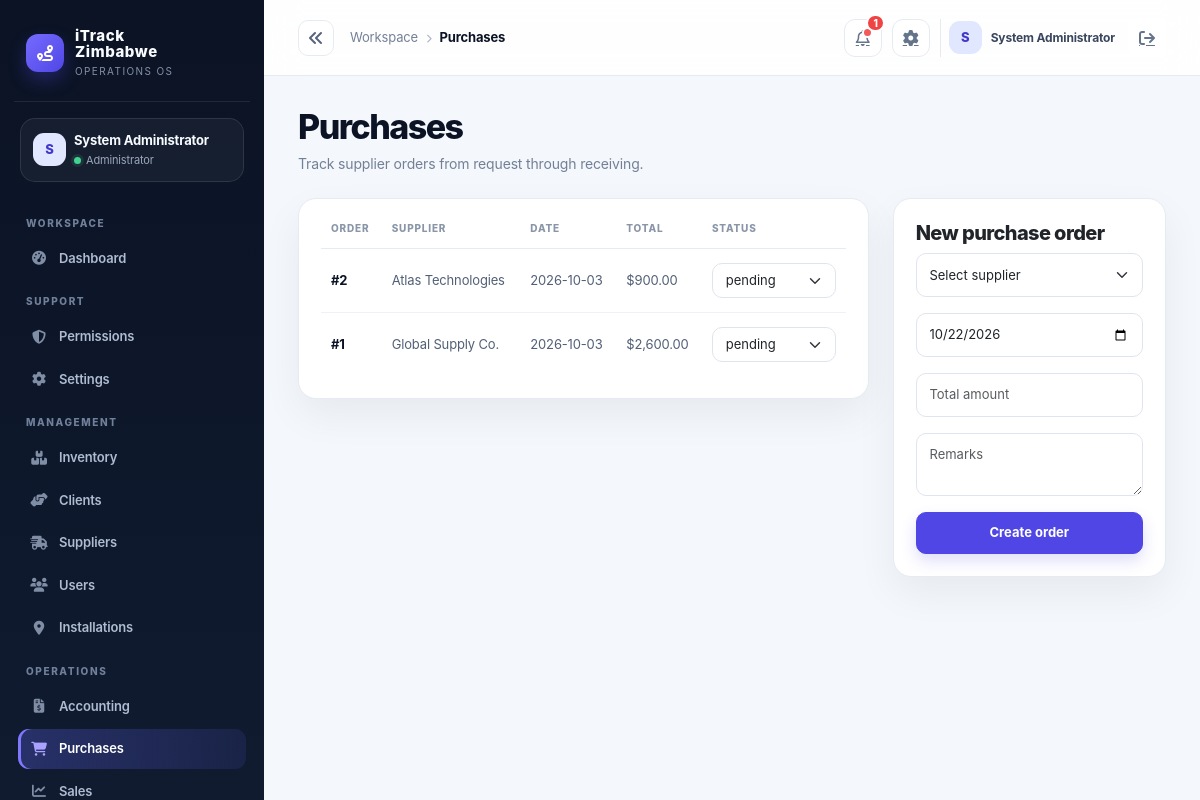
The app's page /index.php?controller=purchases (signed in) with its own data.
### tables this page shows
CREATE TABLE IF NOT EXISTS purchase_orders (
  id INT AUTO_INCREMENT PRIMARY KEY,
  supplier_id INT NULL,
  ordered_by INT NULL,
  order_date DATE NOT NULL DEFAULT CURRENT_DATE,
  status VARCHAR(50) NOT NULL DEFAULT 'pending',
  total_amount DECIMAL(14,2) NOT NULL DEFAULT 0.00,
  remarks TEXT,
  created_at TIMESTAMP DEFAULT CURRENT_TIMESTAMP,
  FOREIGN KEY (supplier_id) REFERENCES suppliers(id) ON DELETE SET NULL,
  FOREIGN KEY (ordered_by) REFERENCES users(id) ON DELETE SET NULL
);

CREATE TABLE IF NOT EXISTS suppliers (
  id INT AUTO_INCREMENT PRIMARY KEY,
  company_name VARCHAR(150) NOT NULL,
  contact_name VARCHAR(150),
  email VARCHAR(150),
  phone VARCHAR(50),
  address TEXT,
  status VARCHAR(20) NOT NULL DEFAULT 'active',
  created_at TIMESTAMP DEFAULT CURRENT_TIMESTAMP
);

### app/controllers/PurchasesController.php (called while the page is built, shortened)
<?php
class PurchasesController extends Controller {
 private PurchaseOrder $model; private Supplier $suppliers;
 public function __construct(){ $this->model=new PurchaseOrder(); $this->suppliers=new Supplier(); }
 public function index(): void { $this->requireModuleAccess('purchases', ['Administrator','Procurement Officer','Store Officer']); $this->view('purchases/index',['title'=>'Purchases','orders'=>$this->model->all(),'suppliers'=>$this->suppliers->all(),'error'=>$_SESSION['flash_error']??null]); unset($_SESSION['flash_error']); }
}

### public/index.php (called while the page is built, shortened)
<?php
$uri = $_SERVER['REQUEST_URI'] ?? '/';
$controllerKey = $_GET['controller'] ?? null;
$actionKey = $_GET['action'] ?? null;
$route = $controllerKey ? [
    'controller' => ucfirst($controllerKey) . 'Controller',
    'action' => $actionKey ?? 'index',
] : Router::route($uri);
$actionName = $route['action'];
$controller = new $controllerName();
$controller->$actionName();

### app/core/Model.php (called while the page is built, shortened)
<?php
require_once dirname(__DIR__) . '/config/database.php';
abstract class Model
{
    protected PDO $db;
    public function __construct()
    {
        $this->db = Database::getInstance();
    }
    protected function fetchAll(string $sql, array $params = []): array
    {
        $stmt = $this->db->prepare($sql);
        $stmt->execute($params);
        return $stmt->fetchAll();
    }
    protected function execute(string $sql, array $params = []): int
    {
        $stmt = $this->db->prepare($sql);
        $stmt->execute($params);
        return $stmt->rowCount();
    }
}

### app/config/env.php (called while the page is built, shortened)
<?php
function loadEnv(): array
{
    static $loaded = null;
    if ($loaded !== null) {
        return $loaded;
    }
    $loaded = [];
    $envPath = dirname(__DIR__, 2) . '/.env';
    if (!is_readable($envPath)) {
        return $loaded;
    }
    return $loaded;
}
function env(string $key, $default = null)
{
    $vars = loadEnv();
    $value = getenv($key);
    return $value !== false ? $value : $default;
}

### app/config/app.php (called while the page is built)
<?php
require_once __DIR__ . '/env.php';
return [
    'app_name' => env('APP_NAME', 'iTrack Zimbabwe'),
    'environment' => strtolower((string) env('APP_ENV', 'development')),
    'db_driver' => strtolower((string) env('DB_DRIVER', 'auto')),
    'db_sqlite_path' => (string) env('DB_SQLITE_PATH', dirname(__DIR__, 2) . '/storage/itrack.sqlite'),
    'allow_registration' => filter_var(env('APP_ALLOW_REGISTRATION', !in_array(strtolower((string) env('APP_ENV', 'development')), ['prod', 'production'], true)), FILTER_VALIDATE_BOOLEAN),
    'session_secure' => filter_var(env('APP_SESSION_SECURE', false), FILTER_VALIDATE_BOOLEAN),
    'mail_from' => env('MAIL_FROM', 'no-reply@localhost'),
    'public_url' => rtrim((string) env('APP_PUBLIC_URL', ''), '/'),
    'debug' => filter_var(env('APP_DEBUG', false), FILTER_VALIDATE_BOOLEAN),
    'base_url' => env('APP_BASE_URL', '/itrack-zimbabwe'),
    'db' => [
        'host' => env('DB_HOST', '127.0.0.1'),
        'port' => env('DB_PORT', '3306'),
        'name' => env('DB_NAME', 'itrack_zimbabwe'),
        'user' => env('DB_USER', 'root'),
        'pass' => env('DB_PASS', ''),
    ],
    'session_name' => env('SESSION_NAME', 'itrack_session'),
    'csrf_token_name' => env('CSRF_TOKEN_NAME', 'csrf_token'),
    'upload_dir' => env('UPLOAD_DIR', dirname(__DIR__, 1) . '/uploads'),
    'openrouter_api_key' => env('OPENROUTER_API_KEY', ''),
    'openrouter_model' => env('OPENROUTER_MODEL', 'openrouter/free'),
];

### app/config/database.php (called while the page is built, shortened)
<?php
require_once dirname(__DIR__) . '/config/app.php';
class Database
{
    private static ?PDO $instance = null;
    public static function getInstance(): PDO
    {
        if (self::$instance === null) {
            $config = require dirname(__DIR__) . '/config/app.php';
            $mysqlEnabled = extension_loaded('pdo_mysql');
            if ($config['db_driver'] === 'sqlite') {
                self::$instance = self::createSqliteInstance($config);
            } elseif ($config['db_driver'] === 'mysql' || ($config['db_driver'] === 'auto' && $mysqlEnabled)) {
                try {
                    $dsn = sprintf('mysql:host=%s;port=%s;dbname=%s;charset=utf8mb4', $config['db']['host'], $config['db']['port'], $config['db']['name']);
                    self::$instance = new PDO($dsn, $config['db']['user'], $config['db']['pass'], [
                        PDO::ATTR_ERRMODE => PDO::ERRMODE_EXCEPTION,
                        PDO::ATTR_DEFAULT_FETCH_MODE => PDO::FETCH_ASSOC,
                        PDO::ATTR_EMULATE_PREPARES => false,
                    ]);
                } catch (PDOException $exception) {
                    if ($config['environment'] === 'production' || $config['db_driver'] === 'mysql') {
                        throw new RuntimeException('Unable to connect to the configured MySQL database.', 0, $exception);
                    }
                    self::$instance = self::createSqliteInstance($config);
                }
            } else {
                if ($config['environment'] === 'production' && $config['db_driver'] !== 'sqlite') {
                    throw new RuntimeException('Production requires DB_DRIVER=mysql or an explicit DB_DRIVER=sqlite configuration.');
                }
                self::$instance = self::createSqliteInstance($config);
            }
        }
        return self::$instance;
    }
}

### app/models/PurchaseOrder.php (called while the page is built, shortened)
<?php
class PurchaseOrder extends ModuleModel {
    public function all(): array { return $this->fetchAll("SELECT po.*, s.company_name AS supplier_name, u.name AS ordered_by_name FROM purchase_orders po LEFT JOIN suppliers s ON s.id=po.supplier_id LEFT JOIN users u ON u.id=po.ordered_by ORDER BY po.id DESC"); }
}

### app/views/purchases/index.php (the view)
<div class="d-flex justify-content-between align-items-start mb-4"><div><h1 class="page-title">Purchases</h1><p class="page-subtitle">Track supplier orders from request through receiving.</p></div></div><div class="row g-4"><div class="col-lg-8"><div class="card"><div class="card-body"><div class="table-responsive"><table class="table align-middle"><thead><tr><th>Order</th><th>Supplier</th><th>Date</th><th>Total</th><th>Status</th></tr></thead><tbody><?php foreach($orders as $order): ?><tr><td>#<?= (int)$order['id'] ?></td><td><?= htmlspecialchars($order['supplier_name']??'Unassigned') ?></td><td><?= htmlspecialchars($order['order_date']) ?></td><td>$<?= number_format((float)$order['total_amount'],2) ?></td><td><form method="post" action="?controller=purchases&action=status" class="d-flex gap-2"><?= $this->csrfField() ?><input type="hidden" name="id" value="<?= (int)$order['id'] ?>"><select name="status" class="form-select form-select-sm" onchange="this.form.submit()"><option <?= $order['status']==='pending'?'selected':'' ?>>pending</option><option <?= $order['status']==='approved'?'selected':'' ?>>approved</option><option <?= $order['status']==='received'?'selected':'' ?>>received</option><option <?= $order['status']==='cancelled'?'selected':'' ?>>cancelled</option></select></form></td></tr><?php endforeach; ?></tbody></table></div></div></div></div><div class="col-lg-4"><div class="card"><div class="card-body"><h5>New purchase order</h5><form method="post" action="?controller=purchases&action=create" class="vstack gap-3"><?= $this->csrfField() ?><select class="form-select" name="supplier_id"><option value="">Select supplier</option><?php foreach($suppliers as $s): ?><option value="<?= (int)$s['id'] ?>"><?= htmlspecialchars($s['company_name']) ?></option><?php endforeach; ?></select><input class="form-control" type="date" name="order_date" value="<?= date('Y-m-d') ?>"><input class="form-control" type="number" step="0.01" name="total_amount" placeholder="Total amount"><textarea class="form-control" name="remarks" placeholder="Remarks"></textarea><button class="btn btn-primary">Create order</button></form></div></div></div></div>

### app/views/layouts/main.php (style rules this page uses)
:root { --ink:#0b1324; --ink-2:#111d33; --muted:#738096; --line:#e6ebf2; --canvas:#f4f7fb; --card:#fff; --brand:#4f46e5; --brand-2:#6d5dfc; --mint:#13b981; --amber:#f59e0b; --danger:#e25555; --shadow:0 16px 40px rgba(15,23,42,.06); }
* { box-sizing:border-box; }
body { background:var(--canvas); color:var(--ink); margin:0; font-family:Inter,ui-sans-serif,system-ui,-apple-system,"Segoe UI",sans-serif; letter-spacing:-.01em; }
.page-title { font-size:clamp(25px,3vw,34px); font-weight:800; letter-spacing:-.045em; margin:0; line-height:1.1; }
main > .d-flex.justify-content-between { margin-bottom:24px !important; }
.page-subtitle { color:var(--muted); font-size:14px; margin:8px 0 0; max-width:700px; }
.card { border:1px solid var(--line); border-radius:18px; background:var(--card); box-shadow:var(--shadow); }
.card .card-body { padding:22px; }
.btn { border-radius:10px; font-weight:700; font-size:13px; padding:.63rem .9rem; }
.btn-primary { background:var(--brand); border-color:var(--brand); box-shadow:0 7px 15px rgba(79,70,229,.18); }
.table { margin:0; font-size:13px; }
.table thead th { color:#8a96a8; border-bottom:1px solid var(--line); text-transform:uppercase; letter-spacing:.08em; font-size:10px; font-weight:800; padding:0 10px 12px; white-space:nowrap; }
.table tbody td { padding:14px 10px; border-color:#eef1f5; color:#526076; vertical-align:middle; }
.table tbody tr:last-child td { border-bottom:0; }
.table tbody td:first-child { color:var(--ink); font-weight:750; }
.form-control,.form-select { border-color:#dfe5ee; border-radius:10px; font-size:13px; padding:.7rem .8rem; }
.table-responsive { border-radius:12px; }
.card > .card-body > h2, .card > .card-body > h3, .card > .card-body > h4, .card > .card-body > h5 { font-weight:800; letter-spacing:-.03em; }
.card .form-select-sm { min-width:118px; padding-top:.42rem; padding-bottom:.42rem; }

### records on screen
purchase_orders: id "2", supplier.company_name "Atlas Technologies", order_date "2026-10-03", total_amount "900.00", status "pending"
purchase_orders: id "1", supplier.company_name "Global Supply Co.", order_date "2026-10-03", total_amount "2,600.00", status "pending"

### other values on screen
$initials "S"
$user['name'] "System Administrator"
$role "Administrator"
$group "WORKSPACE"
$item['label'] "Dashboard"
$group "SUPPORT"
$item['label'] "Permissions"
$item['label'] "Settings"
$group "MANAGEMENT"
$item['label'] "Inventory"
$item['label'] "Clients"
$item['label'] "Suppliers"
$item['label'] "Users"
$item['label'] "Installations"
$group "OPERATIONS"
